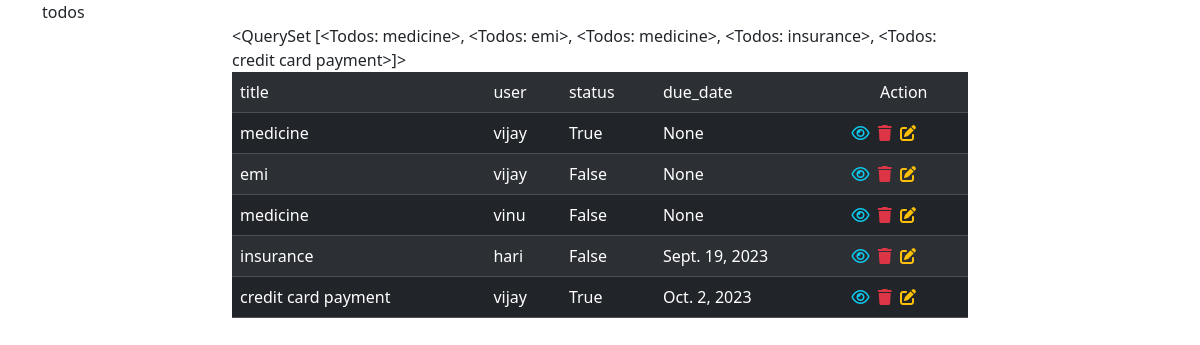
Page /todos/all on the committed database.
### task/models.py (models this page shows)
class Todos(models.Model):
    title=models.CharField(max_length=200)
    user=models.CharField(max_length=200)
    status=models.BooleanField(default=False)
    created_date=models.DateTimeField(auto_now_add=True,null=True)
    due_date=models.DateField(null=True)
    def __str__(self):
        return self.title

### task/views.py (the view)
# urls.py: path("todos/all",TodoListView.as_view(),name="todo-list"),
class TodoListView(View):
    def get(self,request,*args,**kwargs):
        qs=Todos.objects.all()
        return render(request,"todo_list.html",{"todos":qs})

### task/templates/todo_list.html (shortened to what this page needs)
<!DOCTYPE html>
<html lang="en">
<head>
    <link href="https://cdn.jsdelivr.net/npm/bootstrap@5.3.2/dist/css/bootstrap.min.css" rel="stylesheet">
    <link rel="stylesheet" href="https://cdnjs.cloudflare.com/ajax/libs/font-awesome/6.4.2/css/all.min.css" />
</head>
<body>
    <div class="container">
        todos
        <div class="row">
            <div class="col-2"></div>
            <div class="col-8">
                <table class="table table-striped table-dark">
                    <tr>
                        <td>title</td>
                        <td>user</td>
                        <td>status</td>
                        <td>due_date</td>
                        <td class="text-center">Action</td>
                    </tr>
                    {%for todo in todos%}
                        <tr>
                                <td>{{todo.title}}</td>
                                <td>{{todo.user}}</td>
                                <td>{{todo.status}}</td>
                                <td>{{todo.due_date}}</td>
                               <td class="px-2">
                                <a href="{%url 'todo-detail' todo.id %}" class="ms-1"><i class="fa-regular fa-eye fa-shake text-info"></i></a>
                                <a href="{%url 'todo-remove' todo.id %}" class="ms-1"><i class="fa-solid fa-trash text-danger"></i></a>
                                <a href="{%url 'todo-change' todo.id %}" class="ms-1"><i class="fa-solid fa-pen-to-square text-warning"></i></a>
                            </td>
                        </tr>
                    {%endfor%}
                </table>
            </div>
            <div class="col-2"></div>
        </div>
    </div>
</body>
</html>

### rows in the picture
Todos: title "medicine", user "vijay", status "True", due_date "None"
Todos: title "emi", user "vijay", status "False", due_date "None"
Todos: title "medicine", user "vinu", status "False", due_date "None"
Todos: title "insurance", user "hari", status "False", due_date "Sept. 19, 2023"
Todos: title "credit card payment", user "vijay", status "True", due_date "Oct. 2, 2023"
